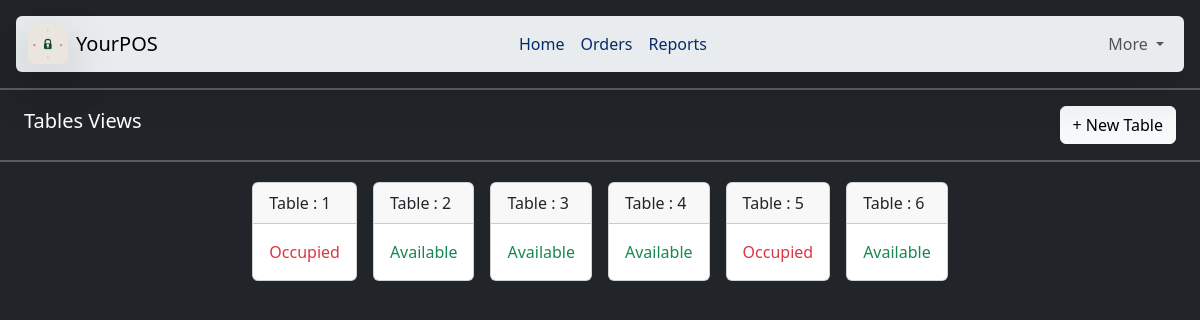
/orders, run on an earlier commit of the app's database.
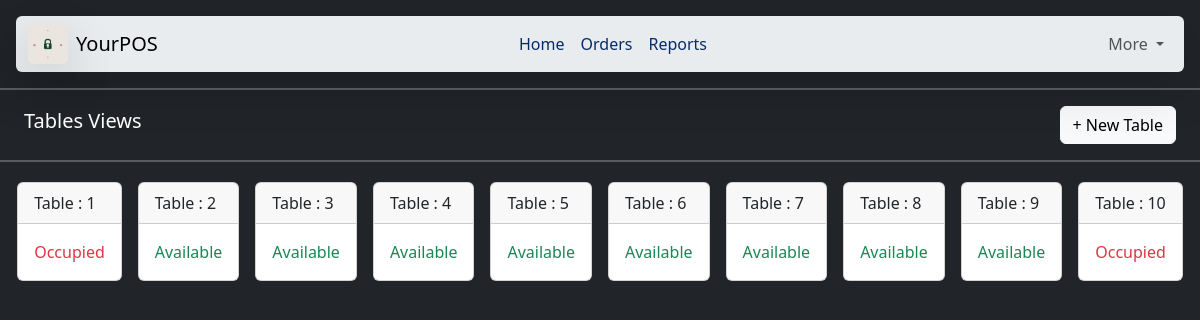
And on a later commit of the database.
### home/models.py (models this page shows, shortened)
class TableInfo(models.Model):
    class Status(models.TextChoices):
        AVAILABLE = "A", "Available"
        OCCUPIED = "O", "Occupied"
    table_no = models.IntegerField(primary_key=True)
    status = models.CharField(
        max_length=1,
        choices=Status.choices,
        default=Status.AVAILABLE
    )

### home/views.py (the view, shortened to what this page needs)
# urls.py: path("orders", views.orders, name='orders'),
def orders(request):
    data = TableInfo.objects.all().order_by('table_no')
    return render(request, 'orders.html', {'items': data})

### templates/orders.html (shortened to what this page needs)
{% extends "base.html" %}
{% block body %}
<hr class="border border-light border-1">
<div class="container-fluid d-flex justify-content-between align-items-center px-4">
    <h5>Tables Views</h5>
    <button class="btn btn-light" data-bs-toggle="modal" data-bs-target="#addTableModal">+ New Table</button>
</div>
<hr class="border border-white border-1">
<div class="container-fluid">
    <div class="justify-content-center d-flex flex-wrap gap-2 my-3">
        {% for item in items %}
        <div class="card d-inline-flex m-1 hover-card">
            <a href="{% url 'createorders' item.pk %}">
            <div class="card-header">Table : {{ item.table_no }}</div>
            {% if item.status == "A" %}
                <div class="card-body text-success">{{ item.get_status_display }}</div>
            {% elif item.status == "O" %}
                <div class="card-body text-danger">{{ item.get_status_display }}</div>
            {% endif %}
            </a>
        </div>
        {% endfor %}
    </div>
</div>
{% endblock body %}

What changed in the data, as far as the page shows it:
changed TableInfo id 5: status "Occupied" → "Available"
added TableInfo: table_no "7", status "Available"
added TableInfo: table_no "8", status "Available"
added TableInfo: table_no "9", status "Available"
added TableInfo: table_no "10", status "Occupied"
